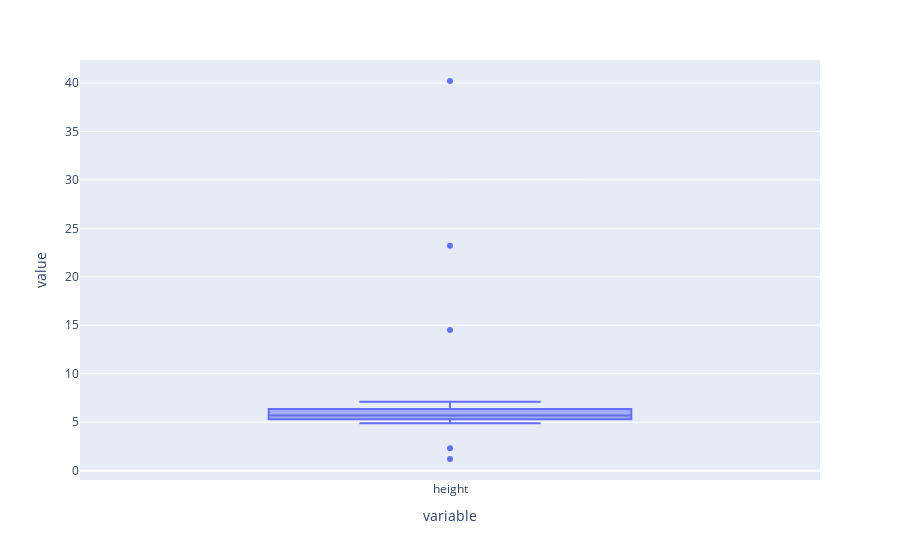

This figure's notebook cell:
### Code cell
import plotly.express as ex

fig=ex.box(df,y=['height'])
fig.show()

### Figure 1 — Plotly figure (JSON) as saved in the notebook; plotly's stock layout.template omitted (floating-point values rounded to 4 significant figures)
{"data": [{"alignmentgroup": "True", "hovertemplate": "variable=%{x}<br>value=%{y}<extra></extra>", "legendgroup": "", "marker": {"color": "#636efa"}, "name": "", "notched": false, "offsetgroup": "", "orientation": "v", "showlegend": false, "type": "box", "x": ["height", "height", "height", "height", "height", "height", "height", "height", "height", "height", "height", "height", "height", "height", "height", "height", "height", "height", "height", "height"], "x0": " ", "xaxis": "x", "y": [1.2, 2.3, 4.9, 5.1, 5.2, 5.4, 5.5, 5.5, 5.6, 5.6, 5.8, 5.9, 6, 6.1, 6.2, 6.5, 7.1, 14.5, 23.2, 40.2], "y0": " ", "yaxis": "y"}], "layout": {"boxmode": "group", "legend": {"tracegroupgap": 0}, "margin": {"t": 60}, "xaxis": {"anchor": "y", "domain": [0, 1], "title": {"text": "variable"}}, "yaxis": {"anchor": "x", "domain": [0, 1], "title": {"text": "value"}}}}
